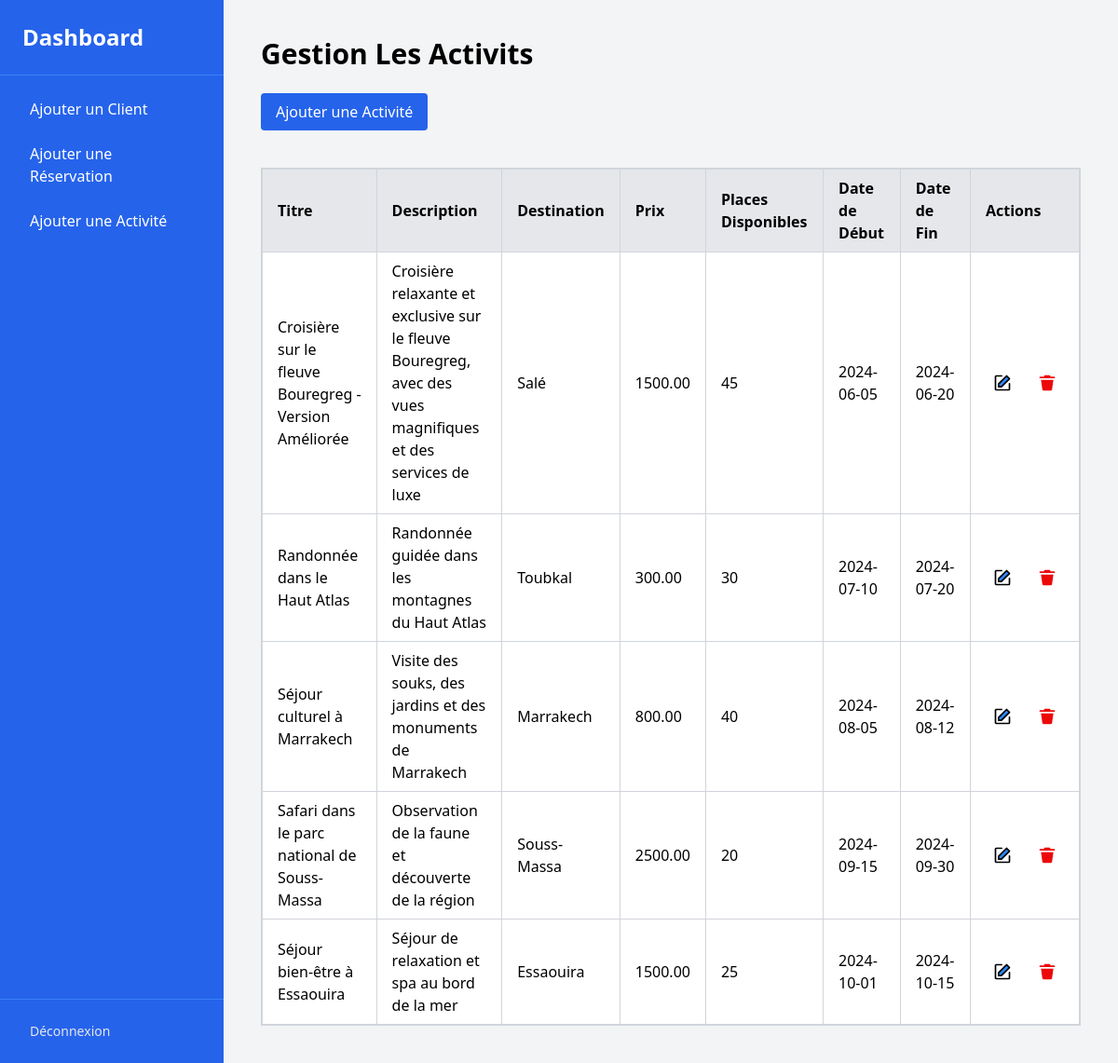
Page /activity.php on the committed database.
### tables this page shows
CREATE TABLE activite (
    id_activite INT AUTO_INCREMENT PRIMARY KEY,
    titre VARCHAR(150),
    description TEXT,
    destination VARCHAR(100),
    prix DECIMAL(10, 2) NOT NULL,
    date_debut DATE,
    date_fin DATE,
    places_disponsibles INT NOT NULL
);

### activity.php (the view, shortened to what this page needs)
<?php
function fetchActivite() {
    include 'connexion.php';
    $sql = "SELECT * FROM activite";
    $result = mysqli_query($con, $sql);
    if ($result) {
        while ($row = mysqli_fetch_assoc($result)) {
            echo "<tr>
                    <td class='border border-gray-300 px-4 py-2'>{$row['titre']}</td>
                    <td class='border border-gray-300 px-4 py-2'>{$row['description']}</td>
                    <td class='border border-gray-300 px-4 py-2'>{$row['destination']}</td>
                    <td class='border border-gray-300 px-4 py-2'>{$row['prix']}</td>
                    <td class='border border-gray-300 px-4 py-2'>{$row['places_disponsibles']}</td>
                    <td class='border border-gray-300 px-4 py-2'>{$row['date_debut']}</td>
                    <td class='border border-gray-300 px-4 py-2'>{$row['date_fin']}</td>
                    <td class='border border-gray-300 px-4 py-2'>
                        <div class='flex space-x-3'>
                            <button class='bg-transparent text-yellow-500 p-2 rounded-full hover:bg-yellow-100'>
                            </button>
                            <button class='bg-transparent text-red-500 p-2 rounded-full hover:bg-red-100'>
                            </button>
                        </div>
                    </td>
                </tr>";
        }
    } else {
        echo "<tr><td colspan='8'>Aucune donnée trouvée.</td></tr>";
    }
}
?>
<!DOCTYPE html>
<html lang="en">
<head>
    <script src="https://cdn.tailwindcss.com"></script>
</head>
<body class="bg-gray-100 flex">
    <div class="sidebar sidebar-visible w-32 bg-blue-600 text-white flex flex-col md:w-1/5">
        <div class="p-6 text-2xl font-bold border-b border-blue-500">Dashboard</div>
        <nav class="flex-1 p-4 space-y-2">
            <a href="client.php" class="block py-2 px-4 rounded hover:bg-blue-700">Ajouter un Client</a>
            <a href="reservation.php" class="block py-2 px-4 rounded hover:bg-blue-700">Ajouter une Réservation</a>
            <a href="activity.php" class="block py-2 px-4 rounded hover:bg-blue-700 sm:text-xs md:text-base">Ajouter une Activité</a>
        </nav>
        <div class="p-4 border-t border-blue-500">
            <a href="index.php" class="block py-2 px-4 text-sm text-gray-200 hover:text-white">Déconnexion</a>
        </div>
    </div>
        <div class="flex-1 p-10 sm:ml-0 md:ml-30 overflow-y-auto  ">
        <h1 class="text-3xl font-bold mb-6">Gestion Les Activits</h1>
        <button id="addClientBtn" class="bg-blue-600 text-white py-2 px-4 rounded hover:bg-blue-700">Ajouter une Activité</button>
        <div class="mt-10">
            <table class="min-w-full max-w-4xl mx-auto table-auto border-collapse border border-gray-300 bg-white">
                <thead>
                    <tr class="bg-gray-200 text-left">
                        <th class="border border-gray-300 px-4 py-2">Titre</th>
                        <th class="border border-gray-300 px-4 py-2">Description</th>
                        <th class="border border-gray-300 px-4 py-2">Destination</th>
                        <th class="border border-gray-300 px-4 py-2">Prix</th>
                        <th class="border border-gray-300 px-4 py-2">Places Disponibles</th>
                        <th class="border border-gray-300 px-4 py-2">Date de Début</th>
                        <th class="border border-gray-300 px-4 py-2">Date de Fin</th>
                        <th class="border border-gray-300 px-4 py-2">Actions</th>
                    </tr>
                </thead>
                <tbody id="clientTable">
                    <?php fetchActivite(); ?>
                </tbody>
            </table>
        </div>
</body>
</html>

### activity.php (style rules this page uses)
table { width: 100%; overflow-x: auto; display: block; }
.sidebar-visible { transform: translateX(0); transition: transform 0.3s ease-in-out; }

### rows in the picture
activite: titre "Croisière sur le fleuve Bouregreg - Version Améliorée", description "Croisière relaxante et exclusive sur le fleuve Bouregreg, avec des vues magnifiques et des services de luxe", destination "Salé", prix "1500.00", places_disponsibles "45", date_debut "2024-06-05", date_fin "2024-06-20"
activite: titre "Randonnée dans le Haut Atlas", description "Randonnée guidée dans les montagnes du Haut Atlas", destination "Toubkal", prix "300.00", places_disponsibles "30", date_debut "2024-07-10", date_fin "2024-07-20"
activite: titre "Séjour culturel à Marrakech", description "Visite des souks, des jardins et des monuments de Marrakech", destination "Marrakech", prix "800.00", places_disponsibles "40", date_debut "2024-08-05", date_fin "2024-08-12"
activite: titre "Safari dans le parc national de Souss-Massa", description "Observation de la faune et découverte de la région", destination "Souss-Massa", prix "2500.00", places_disponsibles "20", date_debut "2024-09-15", date_fin "2024-09-30"
activite: titre "Séjour bien-être à Essaouira", description "Séjour de relaxation et spa au bord de la mer", destination "Essaouira", prix "1500.00", places_disponsibles "25", date_debut "2024-10-01", date_fin "2024-10-15"
